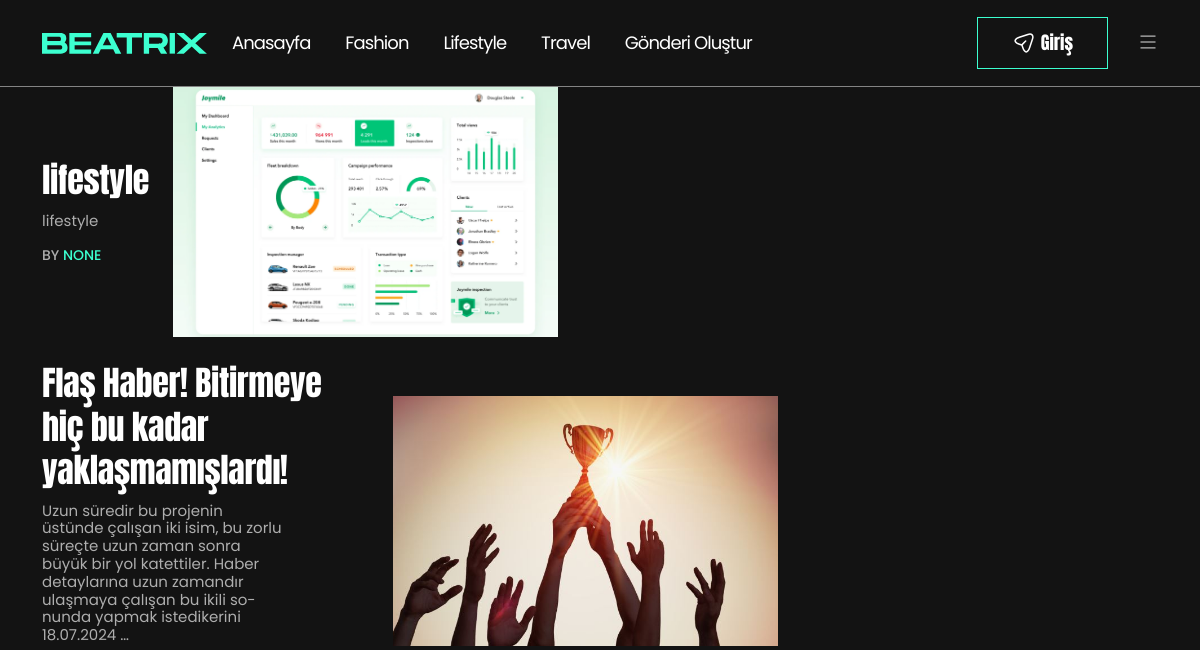
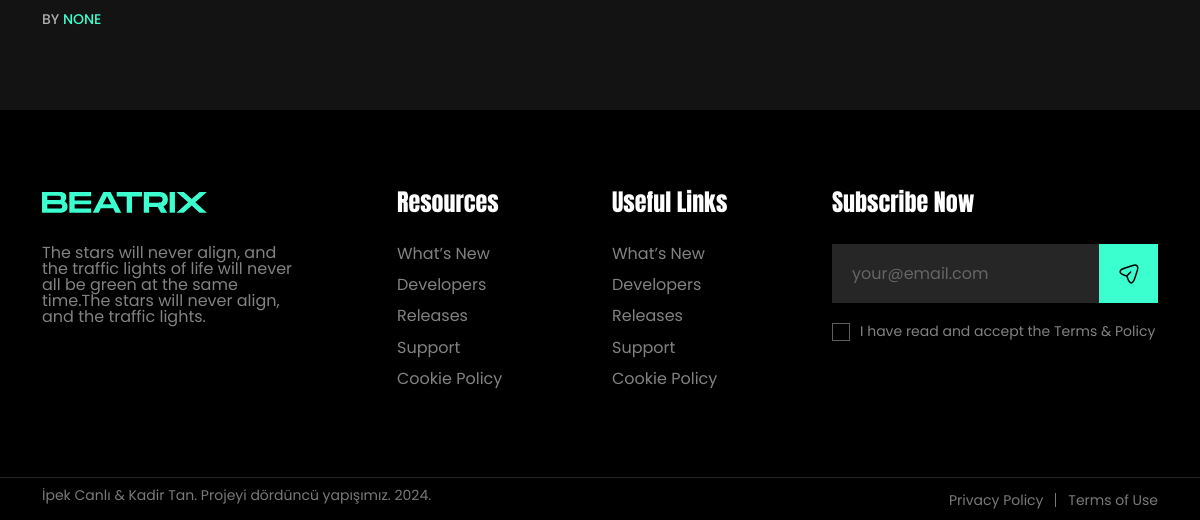
/lifestyle/, run on an earlier commit of the app's database (2 pictures, top to bottom).
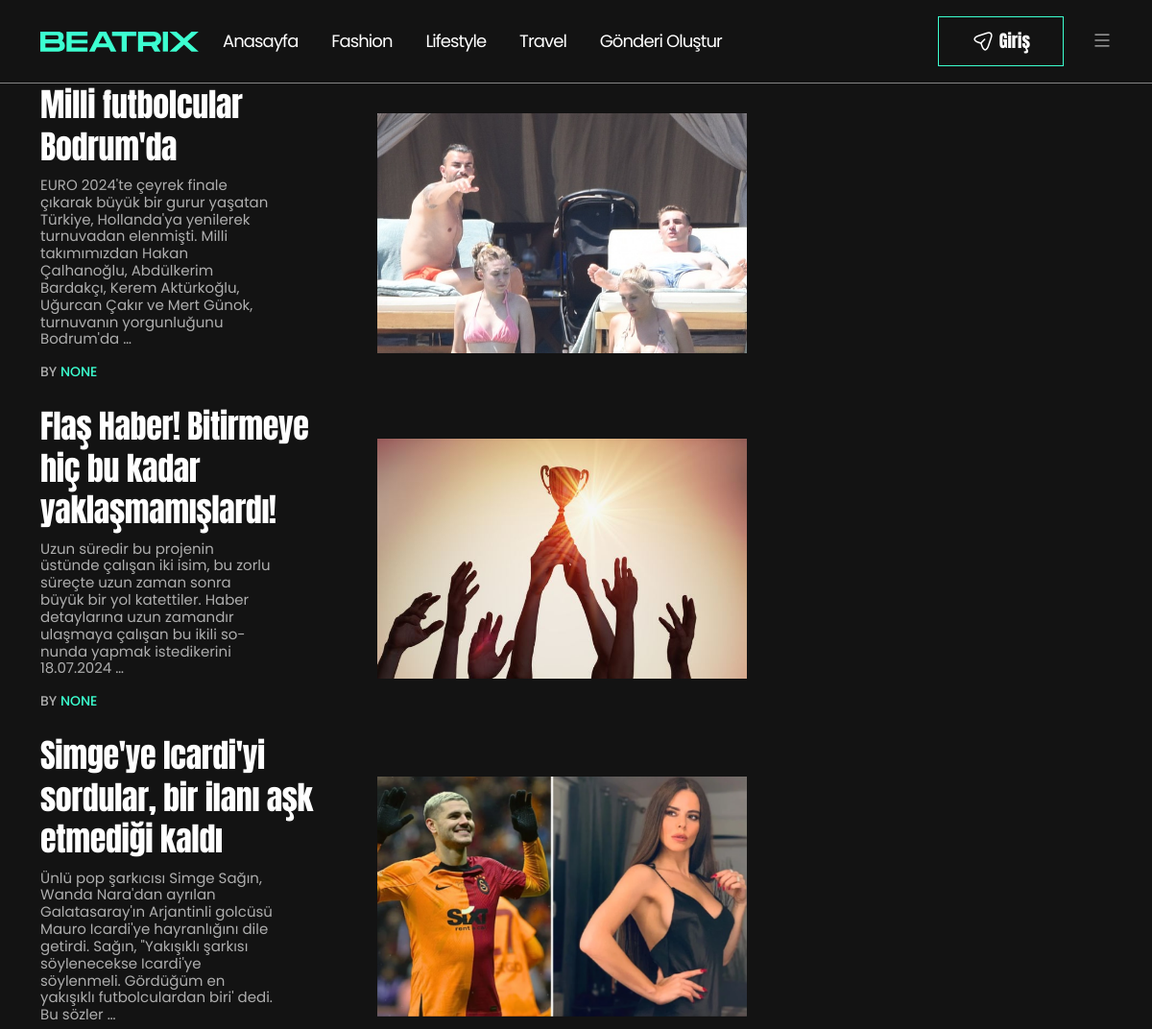
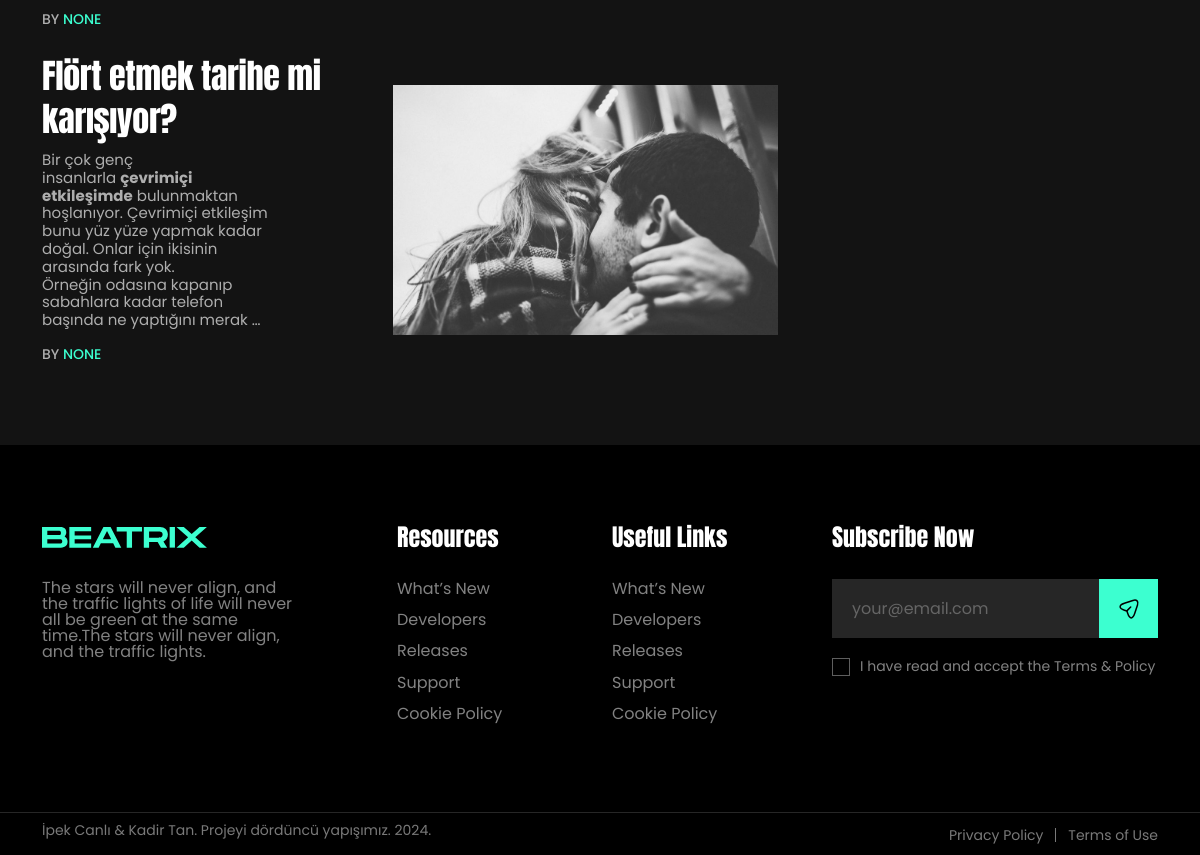
And on a later commit of the database (2 pictures, top to bottom).
### Writer/models.py (models this page shows, shortened)
class Post(models.Model):
    title = models.CharField(max_length=200)
    user = models.ForeignKey(User, on_delete=models.CASCADE, null=True, blank=True)
    writer = models.ForeignKey('Writer', verbose_name="Yazar", on_delete=models.CASCADE, related_name='posts', null=True, blank=True)
    category = models.ForeignKey(Category, on_delete=models.CASCADE, null=True, blank=True)
    content = RichTextField()
    is_published = models.BooleanField(default=False)
    live_date = models.DateTimeField(default=timezone.now)
    created_date = models.DateTimeField(auto_now_add=True)
    updated_date = models.DateTimeField(auto_now=True)
    image = models.ImageField(upload_to='images/', null=True, blank=True)
    is_delete = models.BooleanField(verbose_name=('Silindi?'), default=False)
    delete_date = models.DateTimeField(verbose_name=('Silinme Tarihi'), blank=True, null=True)
    view_count = models.PositiveIntegerField(default=0)

### Main/views.py (the view)
# urls.py: path('lifestyle/', lifestyle, name='lifestyle'),
def lifestyle(request):
    lifestyle_posts = Post.objects.filter(category__name='Lifestyle')
    return render(request, 'Main/lifestyle.html', {'lifestyles': lifestyle_posts})

### Main/templates/Main/lifestyle.html (shortened to what this page needs)
{% extends 'Main/base.html' %}
{% load static %}
{% block content %}
  <div class="theme-blog-page-area mb-80">
    <div class="container">
      <div class="row">
        <div class="col-lg-8">
          <div class="row">
            <div class="col-lg-12">
              {% for lifestyle in lifestyles %}
                <article class="post-block-style-wrapper post-block-template-four">
                  <div class="post-block-style-inner post-block-list-style-inner">
                    <div class="post-block-content-wrap">
                      <div class="post-item-title">
                        <h2 class="post-title"><a href="{% url 'post-detail' 'lifesytle' lifestyle.id %}">{{ lifestyle.title }}</a></h2>
                      </div>
                      <div class="post-excerpt-box">
                        <p>{{ lifestyle.content|safe|truncatewords:30 }}</p>
                      </div>
                      <div class="post-bottom-meta-list">
                        <div class="post-meta-author-box">
                          By <a href="javascript:void(0)">{{ lifestyle.user }}</a>
                        </div>
                      </div>
                    </div>
                    {% if lifestyle.image %}
                      <div class="post-block-media-wrap">
                        <a href="{% url 'post-detail' 'lifestyle' lifestyle.id %}"><img src="{{ lifestyle.image.url }}" alt="{{ lifestyle.title }}" /></a>
                      </div>
                    {% endif %}
                  </div>
                </article>
              {% endfor %}
            </div>
          </div>
        </div>
        <div class="col-lg-4"></div>
      </div>
    </div>
  </div>
{% endblock %}

What changed in the data, as far as the page shows it:
changed Post: title "lifestyle" → "Milli futbolcular Bodrum'da"; content "lifestyle" → "EURO 2024'te çeyrek finale çıkarak büyük bir gurur yaşatan Türkiye, Hollanda'ya yenilerek turnuvadan elenmişti. Milli takımımızdan Hakan Çalhanoğlu, Abdülkerim Bardakçı, Kerem Aktürkoğlu, Uğurcan Çakır ve Mert Günok, turnuvanın yorgunluğunu Bodrum'da …"; image: a different picture
added Post: title "Simge'ye Icardi'yi sordular, bir ilanı aşk etmediği kaldı", content "Ünlü pop şarkıcısı Simge Sağın, Wanda Nara'dan ayrılan Galatasaray'ın Arjantinli golcüsü Mauro Icardi'ye hayranlığını dile getirdi. Sağın, \"Yakışıklı şarkısı söylenecekse Icardi'ye söylenmeli. Gördüğüm en yakışıklı futbolculardan biri' dedi. Bu sözler …", user "NONE", image (picture)
added Post: title "Flört etmek tarihe mi karışıyor?", content "Bir çok genç insanlarla çevrimiçi etkileşimde bulunmaktan hoşlanıyor. Çevrimiçi etkileşim bunu yüz yüze yapmak kadar doğal. Onlar için ikisinin arasında fark yok. Örneğin odasına kapanıp sabahlara kadar telefon başında ne yaptığını merak …", user "NONE", image (picture)
